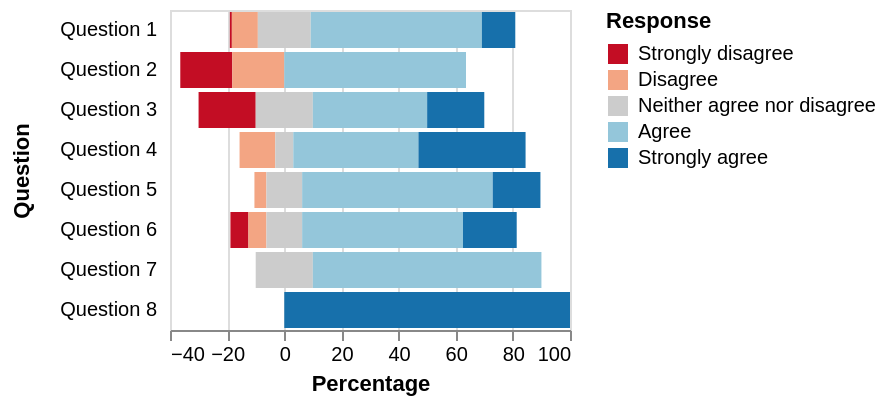

Express this chart as Vega-Lite.
### Vega specification from a JSON file in a GitHub repository (floating-point values rounded to 4 significant figures)
{"$schema": "https://vega.github.io/schema/vega/v5.json", "description": "A diverging stacked bar chart for sentiments towards a set of eight questions, displayed as percentages with neutral responses straddling the 0% mark", "background": "white", "padding": 5, "width": 200, "style": "cell", "data": [{"name": "source_0", "values": [{"question": "Question 1", "type": "Strongly disagree", "value": 24, "percentage": 0.7}, {"question": "Question 1", "type": "Disagree", "value": 294, "percentage": 9.1}, {"question": "Question 1", "type": "Neither agree nor disagree", "value": 594, "percentage": 18.5}, {"question": "Question 1", "type": "Agree", "value": 1927, "percentage": 59.9}, {"question": "Question 1", "type": "Strongly agree", "value": 376, "percentage": 11.7}, {"question": "Question 2", "type": "Strongly disagree", "value": 2, "percentage": 18.2}, {"question": "Question 2", "type": "Disagree", "value": 2, "percentage": 18.2}, {"question": "Question 2", "type": "Neither agree nor disagree", "value": 0, "percentage": 0}, {"question": "Question 2", "type": "Agree", "value": 7, "percentage": 63.6}, {"question": "Question 2", "type": "Strongly agree", "value": 11, "percentage": 0}, {"question": "Question 3", "type": "Strongly disagree", "value": 2, "percentage": 20}, {"question": "Question 3", "type": "Disagree", "value": 0, "percentage": 0}, {"question": "Question 3", "type": "Neither agree nor disagree", "value": 2, "percentage": 20}, {"question": "Question 3", "type": "Agree", "value": 4, "percentage": 40}, {"question": "Question 3", "type": "Strongly agree", "value": 2, "percentage": 20}, {"question": "Question 4", "type": "Strongly disagree", "value": 0, "percentage": 0}, {"question": "Question 4", "type": "Disagree", "value": 2, "percentage": 12.5}, {"question": "Question 4", "type": "Neither agree nor disagree", "value": 1, "percentage": 6.3}, {"question": "Question 4", "type": "Agree", "value": 7, "percentage": 43.8}, {"question": "Question 4", "type": "Strongly agree", "value": 6, "percentage": 37.5}, {"question": "Question 5", "type": "Strongly disagree", "value": 0, "percentage": 0}, {"question": "Question 5", "type": "Disagree", "value": 1, "percentage": 4.2}, {"question": "Question 5", "type": "Neither agree nor disagree", "value": 3, "percentage": 12.5}, {"question": "Question 5", "type": "Agree", "value": 16, "percentage": 66.7}, {"question": "Question 5", "type": "Strongly agree", "value": 4, "percentage": 16.7}, {"question": "Question 6", "type": "Strongly disagree", "value": 1, "percentage": 6.3}, {"question": "Question 6", "type": "Disagree", "value": 1, "percentage": 6.3}, {"question": "Question 6", "type": "Neither agree nor disagree", "value": 2, "percentage": 12.5}, {"question": "Question 6", "type": "Agree", "value": 9, "percentage": 56.3}, {"question": "Question 6", "type": "Strongly agree", "value": 3, "percentage": 18.8}, {"question": "Question 7", "type": "Strongly disagree", "value": 0, "percentage": 0}, {"question": "Question 7", "type": "Disagree", "value": 0, "percentage": 0}, {"question": "Question 7", "type": "Neither agree nor disagree", "value": 1, "percentage": 20}, {"question": "Question 7", "type": "Agree", "value": 4, "percentage": 80}, {"question": "Question 7", "type": "Strongly agree", "value": 0, "percentage": 0}, {"question": "Question 8", "type": "Strongly disagree", "value": 0, "percentage": 0}, {"question": "Question 8", "type": "Disagree", "value": 0, "percentage": 0}, {"question": "Question 8", "type": "Neither agree nor disagree", "value": 0, "percentage": 0}, {"question": "Question 8", "type": "Agree", "value": 0, "percentage": 0}, {"question": "Question 8", "type": "Strongly agree", "value": 2, "percentage": 100}]}, {"name": "data_0", "source": "source_0", "transform": [{"type": "formula", "expr": "if(datum.type === 'Strongly disagree',-2,0) + if(datum.type==='Disagree',-1,0) + if(datum.type =='Neither agree nor disagree',0,0) + if(datum.type ==='Agree',1,0) + if(datum.type ==='Strongly agree',2,0)", "as": "q_order"}, {"type": "formula", "expr": "if(datum.type === 'Disagree' || datum.type === 'Strongly disagree', datum.percentage,0) + if(datum.type === 'Neither agree nor disagree', datum.percentage / 2,0)", "as": "signed_percentage"}, {"type": "stack", "groupby": ["question"], "field": "percentage", "sort": {"field": [], "order": []}, "as": ["v1", "v2"], "offset": "zero"}, {"type": "joinaggregate", "as": ["offset"], "ops": ["sum"], "fields": ["signed_percentage"], "groupby": ["question"]}, {"type": "formula", "expr": "datum.v1 - datum.offset", "as": "nx"}, {"type": "formula", "expr": "datum.v2 - datum.offset", "as": "nx2"}, {"type": "filter", "expr": "isValid(datum[\"nx\"]) && isFinite(+datum[\"nx\"])"}]}], "signals": [{"name": "y_step", "value": 20}, {"name": "height", "update": "bandspace(domain('y').length, 0.1, 0.05) * y_step"}], "marks": [{"name": "marks", "type": "rect", "style": ["bar"], "from": {"data": "data_0"}, "encode": {"update": {"fill": {"scale": "color", "field": "type"}, "ariaRoleDescription": {"value": "bar"}, "description": {"signal": "\"\" + \"Percentage\" + \": \" + (format(datum[\"nx\"], \"\")) + \"; \" + \"nx2\" + \": \" + (format(datum[\"nx2\"], \"\")) + \"; \" + \"Question\" + \": \" + (isValid(datum[\"question\"]) ? datum[\"question\"] : \"\"+datum[\"question\"]) + \"; \" + \"Response\" + \": \" + (isValid(datum[\"type\"]) ? datum[\"type\"] : \"\"+datum[\"type\"])"}, "x": {"scale": "x", "field": "nx"}, "x2": {"scale": "x", "field": "nx2"}, "y": {"scale": "y", "field": "question"}, "height": {"scale": "y", "band": 1}}}}], "scales": [{"name": "x", "type": "linear", "domain": {"data": "data_0", "fields": ["nx", "nx2"]}, "range": [0, {"signal": "width"}], "nice": true, "zero": true}, {"name": "y", "type": "band", "domain": {"data": "data_0", "field": "question", "sort": true}, "range": {"step": {"signal": "y_step"}}, "paddingInner": 0.1, "paddingOuter": 0.05}, {"name": "color", "type": "ordinal", "domain": ["Strongly disagree", "Disagree", "Neither agree nor disagree", "Agree", "Strongly agree"], "range": ["#c30d24", "#f3a583", "#cccccc", "#94c6da", "#1770ab"]}], "axes": [{"scale": "x", "orient": "bottom", "gridScale": "y", "grid": true, "tickCount": {"signal": "ceil(width/40)"}, "domain": false, "labels": false, "aria": false, "maxExtent": 0, "minExtent": 0, "ticks": false, "zindex": 0}, {"scale": "x", "orient": "bottom", "grid": false, "title": "Percentage", "labelFlush": true, "labelOverlap": true, "tickCount": {"signal": "ceil(width/40)"}, "zindex": 0}, {"scale": "y", "orient": "left", "grid": false, "title": "Question", "domain": false, "minExtent": 60, "offset": 5, "ticks": false, "zindex": 0}], "legends": [{"title": "Response", "fill": "color", "symbolType": "square"}]}
